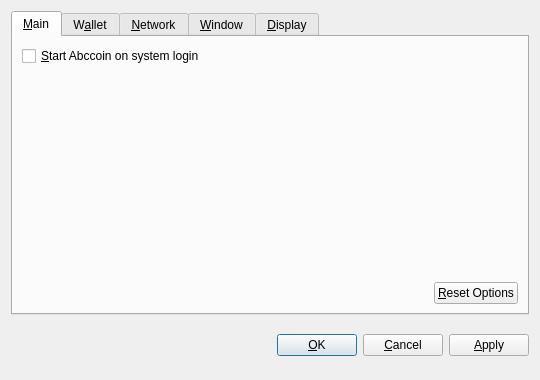
<?xml version="1.0" encoding="UTF-8"?>
<ui version="4.0">
 <class>OptionsDialog</class>
 <widget class="QDialog" name="OptionsDialog">
  <property name="geometry">
   <rect>
    <x>0</x>
    <y>0</y>
    <width>540</width>
    <height>380</height>
   </rect>
  </property>
  <property name="windowTitle">
   <string>Options</string>
  </property>
  <property name="modal">
   <bool>true</bool>
  </property>
  <layout class="QVBoxLayout" name="verticalLayout">
   <item>
    <widget class="QTabWidget" name="tabWidget">
     <property name="tabPosition">
      <enum>QTabWidget::North</enum>
     </property>
     <property name="currentIndex">
      <number>0</number>
     </property>
     <widget class="QWidget" name="tabMain">
      <attribute name="title">
       <string>&amp;Main</string>
      </attribute>
      <layout class="QVBoxLayout" name="verticalLayout_Main">
       <item>
        <widget class="QCheckBox" name="bitcoinAtStartup">
         <property name="toolTip">
          <string>Automatically start Abccoin after logging in to the system.</string>
         </property>
         <property name="text">
          <string>&amp;Start Abccoin on system login</string>
         </property>
        </widget>
       </item>
       <item>
        <spacer name="verticalSpacer_Main">
         <property name="orientation">
          <enum>Qt::Vertical</enum>
         </property>
         <property name="sizeHint" stdset="0">
          <size>
           <width>20</width>
           <height>40</height>
          </size>
         </property>
        </spacer>
       </item>
       <item>
        <layout class="QHBoxLayout" name="horizontalLayout_2_Main">
         <item>
          <spacer name="horizontalSpacer_2_Main">
           <property name="orientation">
            <enum>Qt::Horizontal</enum>
           </property>
           <property name="sizeHint" stdset="0">
            <size>
             <width>40</width>
             <height>20</height>
            </size>
           </property>
          </spacer>
         </item>
         <item>
          <widget class="QPushButton" name="resetButton">
           <property name="toolTip">
            <string>Reset all client options to default.</string>
           </property>
           <property name="text">
            <string>&amp;Reset Options</string>
           </property>
           <property name="autoDefault">
            <bool>false</bool>
           </property>
          </widget>
         </item>
        </layout>
       </item>
      </layout>
     </widget>
     <widget class="QWidget" name="tabWallet">
      <attribute name="title">
       <string>W&amp;allet</string>
      </attribute>
      <layout class="QVBoxLayout" name="verticalLayout_Network">
       <item>
        <widget class="QLabel" name="transactionFeeInfoLabel">
         <property name="text">
          <string>Optional transaction fee per kB that helps make sure your transactions are processed quickly. Most transactions are 1 kB.</string>
         </property>
         <property name="textFormat">
          <enum>Qt::PlainText</enum>
         </property>
         <property name="wordWrap">
          <bool>true</bool>
         </property>
        </widget>
       </item>
       <item>
        <layout class="QHBoxLayout" name="horizontalLayout_1_Main">
         <item>
          <widget class="QLabel" name="transactionFeeLabel">
           <property name="text">
            <string>Pay transaction &amp;fee</string>
           </property>
           <property name="textFormat">
            <enum>Qt::PlainText</enum>
           </property>
           <property name="buddy">
            <cstring>transactionFee</cstring>
           </property>
          </widget>
         </item>
         <item>
          <widget class="BitcoinAmountField" name="transactionFee"/>
         </item>
         <item>
          <spacer name="horizontalSpacer_1_Main">
           <property name="orientation">
            <enum>Qt::Horizontal</enum>
           </property>
           <property name="sizeHint" stdset="0">
            <size>
             <width>40</width>
             <height>20</height>
            </size>
           </property>
          </spacer>
         </item>
        </layout>
       </item>
       <item>
        <widget class="QLabel" name="label">
         <property name="text">
          <string>If you disable the spending of unconfirmed change, the change from a transaction cannot be used until that transaction has at least one confirmation. This also affects how your balance is computed.</string>
         </property>
         <property name="wordWrap">
          <bool>true</bool>
         </property>
        </widget>
       </item>
       <item>
        <widget class="QCheckBox" name="spendZeroConfChange">
         <property name="text">
          <string>Spend unconfirmed change  (experts only)</string>
         </property>
        </widget>
       </item>
       <item>
        <spacer name="verticalSpacer">
         <property name="orientation">
          <enum>Qt::Vertical</enum>
         </property>
         <property name="sizeHint" stdset="0">
          <size>
           <width>20</width>
           <height>40</height>
          </size>
         </property>
        </spacer>
       </item>
      </layout>
     </widget>
     <widget class="QWidget" name="tabNetwork">
      <attribute name="title">
       <string>&amp;Network</string>
      </attribute>
      <layout class="QVBoxLayout" name="verticalLayout_Network">
       <item>
        <widget class="QCheckBox" name="mapPortUpnp">
         <property name="toolTip">
          <string>Automatically open the Abccoin client port on the router. This only works when your router supports UPnP and it is enabled.</string>
         </property>
         <property name="text">
          <string>Map port using &amp;UPnP</string>
         </property>
        </widget>
       </item>
       <item>
        <widget class="QCheckBox" name="connectSocks">
         <property name="toolTip">
          <string>Connect to the Abccoin network through a SOCKS proxy (e.g. when connecting through Tor).</string>
         </property>
         <property name="text">
          <string>&amp;Connect through SOCKS proxy:</string>
         </property>
        </widget>
       </item>
       <item>
        <layout class="QHBoxLayout" name="horizontalLayout_Network">
         <item>
          <widget class="QLabel" name="proxyIpLabel">
           <property name="text">
            <string>Proxy &amp;IP:</string>
           </property>
           <property name="textFormat">
            <enum>Qt::PlainText</enum>
           </property>
           <property name="buddy">
            <cstring>proxyIp</cstring>
           </property>
          </widget>
         </item>
         <item>
          <widget class="QValidatedLineEdit" name="proxyIp">
           <property name="maximumSize">
            <size>
             <width>140</width>
             <height>16777215</height>
            </size>
           </property>
           <property name="toolTip">
            <string>IP address of the proxy (e.g. 127.0.0.1)</string>
           </property>
          </widget>
         </item>
         <item>
          <widget class="QLabel" name="proxyPortLabel">
           <property name="text">
            <string>&amp;Port:</string>
           </property>
           <property name="textFormat">
            <enum>Qt::PlainText</enum>
           </property>
           <property name="buddy">
            <cstring>proxyPort</cstring>
           </property>
          </widget>
         </item>
         <item>
          <widget class="QLineEdit" name="proxyPort">
           <property name="maximumSize">
            <size>
             <width>55</width>
             <height>16777215</height>
            </size>
           </property>
           <property name="toolTip">
            <string>Port of the proxy (e.g. 9050)</string>
           </property>
          </widget>
         </item>
         <item>
          <widget class="QLabel" name="socksVersionLabel">
           <property name="text">
            <string>SOCKS &amp;Version:</string>
           </property>
           <property name="textFormat">
            <enum>Qt::PlainText</enum>
           </property>
           <property name="buddy">
            <cstring>socksVersion</cstring>
           </property>
          </widget>
         </item>
         <item>
          <widget class="QValueComboBox" name="socksVersion">
           <property name="toolTip">
            <string>SOCKS version of the proxy (e.g. 5)</string>
           </property>
          </widget>
         </item>
         <item>
          <spacer name="horizontalSpacer_Network">
           <property name="orientation">
            <enum>Qt::Horizontal</enum>
           </property>
           <property name="sizeHint" stdset="0">
            <size>
             <width>40</width>
             <height>20</height>
            </size>
           </property>
          </spacer>
         </item>
        </layout>
       </item>
       <item>
        <spacer name="verticalSpacer_Network">
         <property name="orientation">
          <enum>Qt::Vertical</enum>
         </property>
         <property name="sizeHint" stdset="0">
          <size>
           <width>20</width>
           <height>40</height>
          </size>
         </property>
        </spacer>
       </item>
      </layout>
     </widget>
     <widget class="QWidget" name="tabWindow">
      <attribute name="title">
       <string>&amp;Window</string>
      </attribute>
      <layout class="QVBoxLayout" name="verticalLayout_Window">
       <item>
        <widget class="QCheckBox" name="minimizeToTray">
         <property name="toolTip">
          <string>Show only a tray icon after minimizing the window.</string>
         </property>
         <property name="text">
          <string>&amp;Minimize to the tray instead of the taskbar</string>
         </property>
        </widget>
       </item>
       <item>
        <widget class="QCheckBox" name="minimizeOnClose">
         <property name="toolTip">
          <string>Minimize instead of exit the application when the window is closed. When this option is enabled, the application will be closed only after selecting Quit in the menu.</string>
         </property>
         <property name="text">
          <string>M&amp;inimize on close</string>
         </property>
        </widget>
       </item>
       <item>
        <spacer name="verticalSpacer_Window">
         <property name="orientation">
          <enum>Qt::Vertical</enum>
         </property>
         <property name="sizeHint" stdset="0">
          <size>
           <width>20</width>
           <height>40</height>
          </size>
         </property>
        </spacer>
       </item>
      </layout>
     </widget>
     <widget class="QWidget" name="tabDisplay">
      <attribute name="title">
       <string>&amp;Display</string>
      </attribute>
      <layout class="QVBoxLayout" name="verticalLayout_Display">
       <item>
        <layout class="QHBoxLayout" name="horizontalLayout_1_Display">
         <item>
          <widget class="QLabel" name="langLabel">
           <property name="text">
            <string>User Interface &amp;language:</string>
           </property>
           <property name="textFormat">
            <enum>Qt::PlainText</enum>
           </property>
           <property name="buddy">
            <cstring>lang</cstring>
           </property>
          </widget>
         </item>
         <item>
          <widget class="QValueComboBox" name="lang">
           <property name="toolTip">
            <string>The user interface language can be set here. This setting will take effect after restarting Abccoin.</string>
           </property>
          </widget>
         </item>
        </layout>
       </item>
       <item>
        <layout class="QHBoxLayout" name="horizontalLayout_2_Display">
         <item>
          <widget class="QLabel" name="unitLabel">
           <property name="text">
            <string>&amp;Unit to show amounts in:</string>
           </property>
           <property name="textFormat">
            <enum>Qt::PlainText</enum>
           </property>
           <property name="buddy">
            <cstring>unit</cstring>
           </property>
          </widget>
         </item>
         <item>
          <widget class="QValueComboBox" name="unit">
           <property name="toolTip">
            <string>Choose the default subdivision unit to show in the interface and when sending coins.</string>
           </property>
          </widget>
         </item>
        </layout>
       </item>
       <item>
        <widget class="QCheckBox" name="displayAddresses">
         <property name="toolTip">
          <string>Whether to show Abccoin addresses in the transaction list or not.</string>
         </property>
         <property name="text">
          <string>&amp;Display addresses in transaction list</string>
         </property>
        </widget>
       </item>
       <item>
        <widget class="QCheckBox" name="coinControlFeatures">
         <property name="toolTip">
          <string>Whether to show coin control features or not.</string>
         </property>
         <property name="text">
          <string>Display coin &amp;control features (experts only!)</string>
         </property>
        </widget>
       </item>
       <item>
        <spacer name="verticalSpacer_Display">
         <property name="orientation">
          <enum>Qt::Vertical</enum>
         </property>
         <property name="sizeHint" stdset="0">
          <size>
           <width>20</width>
           <height>40</height>
          </size>
         </property>
        </spacer>
       </item>
      </layout>
     </widget>
    </widget>
   </item>
   <item>
    <layout class="QHBoxLayout" name="horizontalLayout_Buttons">
     <item>
      <spacer name="horizontalSpacer_1">
       <property name="orientation">
        <enum>Qt::Horizontal</enum>
       </property>
       <property name="sizeHint" stdset="0">
        <size>
         <width>40</width>
         <height>48</height>
        </size>
       </property>
      </spacer>
     </item>
     <item>
      <widget class="QLabel" name="statusLabel">
       <property name="font">
        <font>
         <weight>75</weight>
         <bold>true</bold>
        </font>
       </property>
       <property name="text">
        <string/>
       </property>
       <property name="textFormat">
        <enum>Qt::PlainText</enum>
       </property>
       <property name="wordWrap">
        <bool>true</bool>
       </property>
      </widget>
     </item>
     <item>
      <spacer name="horizontalSpacer_2">
       <property name="orientation">
        <enum>Qt::Horizontal</enum>
       </property>
       <property name="sizeHint" stdset="0">
        <size>
         <width>40</width>
         <height>48</height>
        </size>
       </property>
      </spacer>
     </item>
     <item>
      <widget class="QPushButton" name="okButton">
       <property name="text">
        <string>&amp;OK</string>
       </property>
      </widget>
     </item>
     <item>
      <widget class="QPushButton" name="cancelButton">
       <property name="text">
        <string>&amp;Cancel</string>
       </property>
       <property name="autoDefault">
        <bool>false</bool>
       </property>
      </widget>
     </item>
     <item>
      <widget class="QPushButton" name="applyButton">
       <property name="text">
        <string>&amp;Apply</string>
       </property>
       <property name="autoDefault">
        <bool>false</bool>
       </property>
      </widget>
     </item>
    </layout>
   </item>
  </layout>
 </widget>
 <customwidgets>
  <customwidget>
   <class>BitcoinAmountField</class>
   <extends>QSpinBox</extends>
   <header>bitcoinamountfield.h</header>
  </customwidget>
  <customwidget>
   <class>QValueComboBox</class>
   <extends>QComboBox</extends>
   <header>qvaluecombobox.h</header>
  </customwidget>
  <customwidget>
   <class>QValidatedLineEdit</class>
   <extends>QLineEdit</extends>
   <header>qvalidatedlineedit.h</header>
  </customwidget>
 </customwidgets>
 <resources/>
 <connections/>
</ui>
